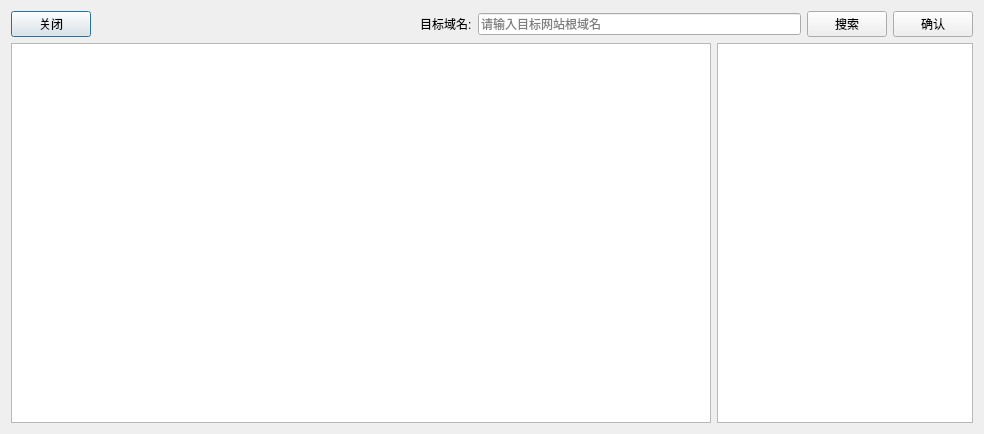
<?xml version="1.0" encoding="UTF-8"?>
<ui version="4.0">
 <class>ConfigOnlineSearcher</class>
 <widget class="QDialog" name="ConfigOnlineSearcher">
  <property name="geometry">
   <rect>
    <x>0</x>
    <y>0</y>
    <width>984</width>
    <height>434</height>
   </rect>
  </property>
  <property name="windowTitle">
   <string>Dialog</string>
  </property>
  <layout class="QVBoxLayout" name="verticalLayout">
   <item>
    <layout class="QHBoxLayout" name="hly_top">
     <item>
      <widget class="QPushButton" name="btn_close">
       <property name="text">
        <string>关闭</string>
       </property>
      </widget>
     </item>
     <item>
      <spacer name="hs_1">
       <property name="orientation">
        <enum>Qt::Horizontal</enum>
       </property>
       <property name="sizeHint" stdset="0">
        <size>
         <width>40</width>
         <height>20</height>
        </size>
       </property>
      </spacer>
     </item>
     <item>
      <widget class="QLabel" name="label">
       <property name="text">
        <string>目标域名:</string>
       </property>
      </widget>
     </item>
     <item>
      <widget class="QLineEdit" name="ledit_host">
       <property name="placeholderText">
        <string>请输入目标网站根域名</string>
       </property>
      </widget>
     </item>
     <item>
      <widget class="QPushButton" name="btn_search">
       <property name="text">
        <string>搜索</string>
       </property>
      </widget>
     </item>
     <item>
      <widget class="QPushButton" name="btn_confirm">
       <property name="text">
        <string>确认</string>
       </property>
      </widget>
     </item>
    </layout>
   </item>
   <item>
    <layout class="QHBoxLayout" name="hly_2">
     <item>
      <widget class="QTableWidget" name="table_view"/>
     </item>
     <item>
      <widget class="QTextEdit" name="tedit_doc">
       <property name="sizePolicy">
        <sizepolicy hsizetype="Fixed" vsizetype="Expanding">
         <horstretch>0</horstretch>
         <verstretch>0</verstretch>
        </sizepolicy>
       </property>
      </widget>
     </item>
    </layout>
   </item>
  </layout>
 </widget>
 <resources/>
 <connections/>
</ui>
